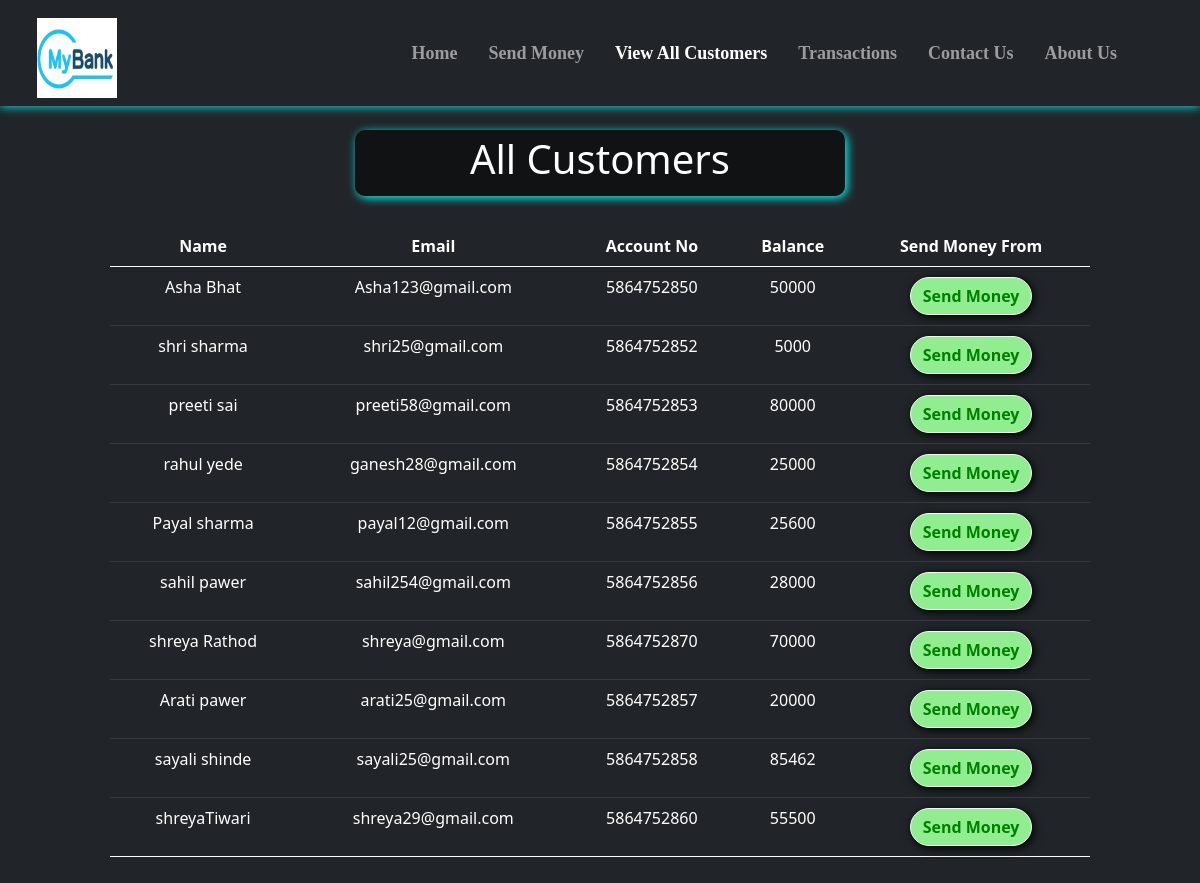
/all_cust.php, run on the app's committed database.
### tables this page shows
CREATE TABLE `users` (
  `sr` int(11) NOT NULL,
  `name` varchar(20) NOT NULL,
  `email` varchar(20) NOT NULL,
  `accno` varchar(10) NOT NULL,
  `blc` bigint(20) NOT NULL
);

### all_cust.php (the view, shortened to what this page needs)
<!doctype html>
<html lang="en">
<head>
    <link href="https://cdn.jsdelivr.net/npm/bootstrap@5.0.2/dist/css/bootstrap.min.css" rel="stylesheet"
>
    <link rel="stylesheet" href="https://cdnjs.cloudflare.com/ajax/libs/font-awesome/5.15.3/css/all.min.css"
 />
</head>
<body style="background-color:#212529;">
    <?php include 'spin.php'; ?>
    <nav class="navbar navbar-expand-lg navbar-dark bg-dark fixed fixed-top"
        style="font-family:candara; font-size:18px; box-shadow: 0px 0px 10px 0px aqua;">
        <div class="container-fluid">
            <a href="index.php"><img src="statics\logo.png" alt=""
                    style="height: 80px; margin-left:25px; margin-top:10px;"></a>
        </div>
        <div class="collapse navbar-collapse" id="navbarSupportedContent">
            <b>
                <ul class="navbar-nav ">
                    <li class="nav-item nav-links" style="margin-left:15px;">
                        <a class="nav-link text-nowrap" aria-current="page" href="index.php">Home</a>
                    </li>
                    <li class="nav-item" style="margin-left:15px; ">
                        <a class="nav-link text-nowrap" href="send_money.php">Send Money</a>
                    </li>
                    <li class="nav-item" style="margin-left:15px;">
                        <a class="nav-link text-nowrap active" href="all_cust.php">View All Customers</a>
                    </li>
                    <li class="nav-item" style="margin-left:15px;">
                        <a class="nav-link text-nowrap" href="transactions.php">Transactions</a>
                    </li>
                    <li class="nav-item" style="margin-left:15px;">
                        <a class="nav-link text-nowrap" href="contact_us.php">Contact Us</a>
                    </li>
                    <li class="nav-item" style="margin-left:15px; margin-right:75px;">
                        <a class="nav-link text-nowrap" href="about_us.php">About Us</a>
                    </li>
                </ul>
            </b>
        </div>
    </nav>
    <center>
        <div class="container" style="margin-top: 10%; padding:10px 80px 10px 80px; ">
            <div
                style="width:50%; background-color:rgba(0,0,0,.5); padding:5px 5px 5px 5px; border-radius:10px; box-shadow: 2px 2px 10px aqua;">
                <h1 style=" color:white;">All Customers</h1>
            </div>
            <?php
    $conn = mysqli_connect($servername, $username, $password, $database);
    if(!$conn){
        die("Connection not established: ".mysqli_connect_error());
    }else{
        $sql = "SELECT * FROM `users`";
        $result = mysqli_query($conn, $sql);
?>
            <table class="table table-dark" style="margin-top: 30px;">
                <thead>
                    <tr>
                        <th scope="col">Name</th>
                        <th scope="col">Email</th>
                        <th scope="col">Account No</th>
                        <th scope="col">Balance</th>
                        <th scope="col">Send Money From</th>
                    </tr>
                </thead>
                <?php
echo "<tbody>";
        while($row = mysqli_fetch_assoc($result)){
        echo    '
            <tr>
              <td>'.$row['name'].'</td>
              <td>'.$row['email'].'</td>
              <td>'.$row['accno'].'</td>
              <td>'.$row['blc'].'</td>
              <td style="padding:10px 10px 10px 10px">
              <a href="send_money.php?reads='.$row['accno'].'"
              <button type="button" class="btn mybtn btn-outline-light">Send Money</button>
              </a>
              </td>
            </tr>';
    }
    }
    echo "</tbody>";
?>
        </div>
    </center>
</body>
</html>

### spin.php (shortened to what this page needs)
<html>
<head>
<link rel="stylesheet" href="https://cdnjs.cloudflare.com/ajax/libs/font-awesome/5.15.3/css/all.min.css" />
</head>
<body>
    </body>
</html>

### all_cust.php (style rules this page uses)
th, td { text-align: center; }
.mybtn { box-shadow: 2px 2px 10px black; border-radius: 30px; font-weight: bold; background-color: lightgreen; color: green; }

### data on the page
users: name "Asha Bhat", email "Asha123@gmail.com", accno "5864752850", blc "50000"
users: name "shri sharma", email "shri25@gmail.com", accno "5864752852", blc "5000"
users: name "preeti sai", email "preeti58@gmail.com", accno "5864752853", blc "80000"
users: name "rahul yede", email "ganesh28@gmail.com", accno "5864752854", blc "25000"
users: name "Payal sharma", email "payal12@gmail.com", accno "5864752855", blc "25600"
users: name "sahil pawer", email "sahil254@gmail.com", accno "5864752856", blc "28000"
users: name "shreya Rathod", email "shreya@gmail.com", accno "5864752870", blc "70000"
users: name "Arati pawer", email "arati25@gmail.com", accno "5864752857", blc "20000"
users: name "sayali shinde", email "sayali25@gmail.com", accno "5864752858", blc "85462"
users: name "shreyaTiwari", email "shreya29@gmail.com", accno "5864752860", blc "55500"
